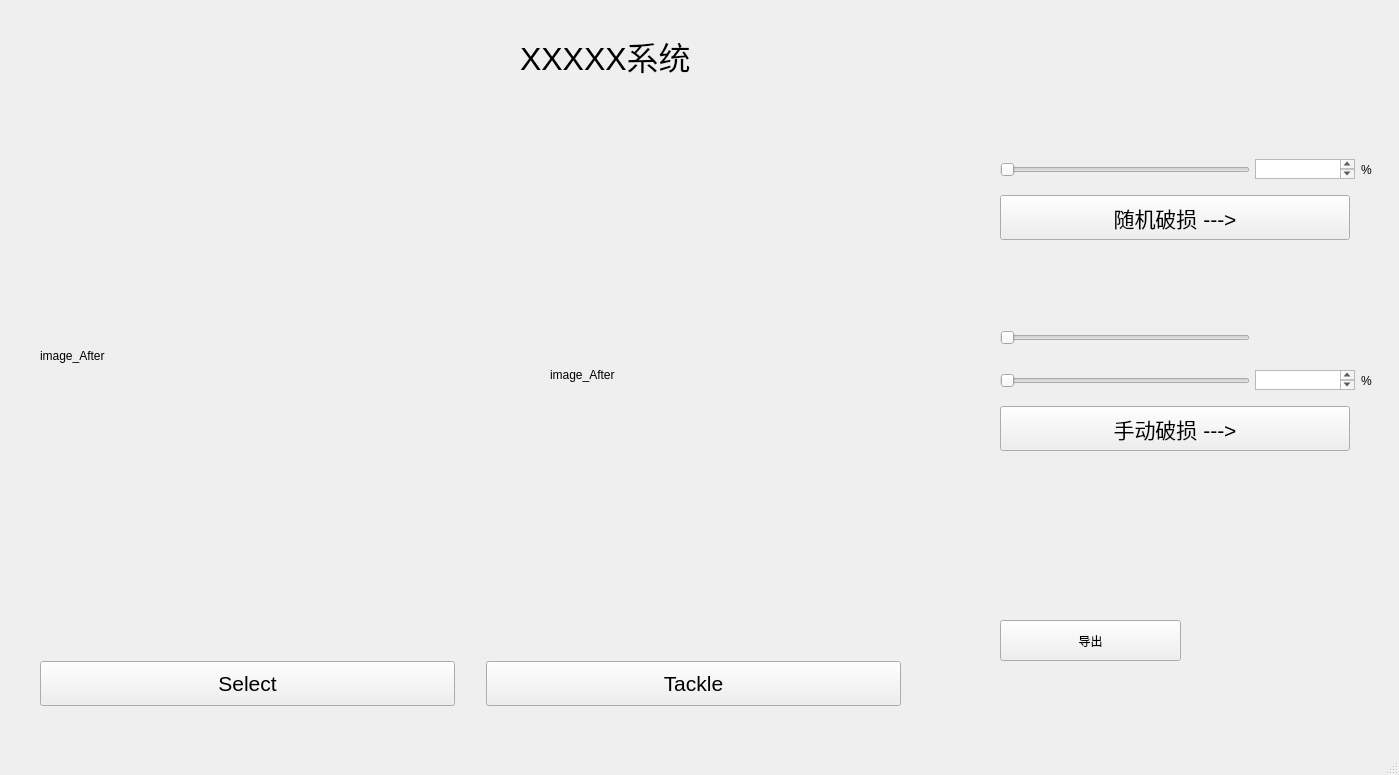
<?xml version="1.0" encoding="UTF-8"?>
<ui version="4.0">
 <class>MainWindow</class>
 <widget class="QMainWindow" name="MainWindow">
  <property name="geometry">
   <rect>
    <x>0</x>
    <y>0</y>
    <width>1399</width>
    <height>775</height>
   </rect>
  </property>
  <property name="minimumSize">
   <size>
    <width>5</width>
    <height>10</height>
   </size>
  </property>
  <property name="windowTitle">
   <string>MainWindow</string>
  </property>
  <widget class="QWidget" name="centralwidget">
   <widget class="QWidget" name="layoutWidget">
    <property name="geometry">
     <rect>
      <x>40</x>
      <y>660</y>
      <width>861</width>
      <height>47</height>
     </rect>
    </property>
    <layout class="QHBoxLayout" name="horizontalLayout_5">
     <item>
      <widget class="QPushButton" name="SelectPicture">
       <property name="minimumSize">
        <size>
         <width>0</width>
         <height>45</height>
        </size>
       </property>
       <property name="font">
        <font>
         <family>Arial</family>
         <pointsize>16</pointsize>
        </font>
       </property>
       <property name="text">
        <string>Select</string>
       </property>
      </widget>
     </item>
     <item>
      <spacer name="horizontalSpacer_3">
       <property name="orientation">
        <enum>Qt::Horizontal</enum>
       </property>
       <property name="sizeType">
        <enum>QSizePolicy::Fixed</enum>
       </property>
       <property name="sizeHint" stdset="0">
        <size>
         <width>25</width>
         <height>20</height>
        </size>
       </property>
      </spacer>
     </item>
     <item>
      <widget class="QPushButton" name="DoOperate">
       <property name="minimumSize">
        <size>
         <width>0</width>
         <height>45</height>
        </size>
       </property>
       <property name="font">
        <font>
         <family>Arial</family>
         <pointsize>16</pointsize>
        </font>
       </property>
       <property name="text">
        <string>Tackle</string>
       </property>
      </widget>
     </item>
    </layout>
   </widget>
   <widget class="QLabel" name="SystemName">
    <property name="geometry">
     <rect>
      <x>520</x>
      <y>30</y>
      <width>221</width>
      <height>51</height>
     </rect>
    </property>
    <property name="font">
     <font>
      <family>Arial</family>
      <pointsize>24</pointsize>
     </font>
    </property>
    <property name="text">
     <string>XXXXX系统</string>
    </property>
    <property name="textFormat">
     <enum>Qt::PlainText</enum>
    </property>
   </widget>
   <widget class="QLabel" name="label">
    <property name="geometry">
     <rect>
      <x>40</x>
      <y>100</y>
      <width>512</width>
      <height>512</height>
     </rect>
    </property>
    <property name="sizePolicy">
     <sizepolicy hsizetype="Expanding" vsizetype="Expanding">
      <horstretch>0</horstretch>
      <verstretch>0</verstretch>
     </sizepolicy>
    </property>
    <property name="minimumSize">
     <size>
      <width>512</width>
      <height>512</height>
     </size>
    </property>
    <property name="maximumSize">
     <size>
      <width>400</width>
      <height>350</height>
     </size>
    </property>
    <property name="text">
     <string>image_After</string>
    </property>
   </widget>
   <widget class="QLabel" name="picture_after">
    <property name="geometry">
     <rect>
      <x>550</x>
      <y>100</y>
      <width>512</width>
      <height>550</height>
     </rect>
    </property>
    <property name="minimumSize">
     <size>
      <width>512</width>
      <height>512</height>
     </size>
    </property>
    <property name="maximumSize">
     <size>
      <width>400</width>
      <height>550</height>
     </size>
    </property>
    <property name="text">
     <string>image_After</string>
    </property>
   </widget>
   <widget class="QWidget" name="layoutWidget">
    <property name="geometry">
     <rect>
      <x>1000</x>
      <y>150</y>
      <width>372</width>
      <height>90</height>
     </rect>
    </property>
    <layout class="QVBoxLayout" name="verticalLayout_3">
     <item>
      <layout class="QHBoxLayout" name="horizontalLayout_6">
       <item>
        <widget class="QSlider" name="horizontalSlider_random">
         <property name="minimumSize">
          <size>
           <width>250</width>
           <height>35</height>
          </size>
         </property>
         <property name="maximumSize">
          <size>
           <width>200</width>
           <height>16777215</height>
          </size>
         </property>
         <property name="orientation">
          <enum>Qt::Horizontal</enum>
         </property>
        </widget>
       </item>
       <item>
        <widget class="QTextEdit" name="random_percent">
         <property name="sizePolicy">
          <sizepolicy hsizetype="Minimum" vsizetype="Minimum">
           <horstretch>0</horstretch>
           <verstretch>0</verstretch>
          </sizepolicy>
         </property>
         <property name="minimumSize">
          <size>
           <width>100</width>
           <height>5</height>
          </size>
         </property>
         <property name="maximumSize">
          <size>
           <width>100</width>
           <height>20</height>
          </size>
         </property>
        </widget>
       </item>
       <item>
        <widget class="QLabel" name="label_11">
         <property name="maximumSize">
          <size>
           <width>15</width>
           <height>16777215</height>
          </size>
         </property>
         <property name="text">
          <string>%</string>
         </property>
        </widget>
       </item>
      </layout>
     </item>
     <item>
      <widget class="QPushButton" name="pushButton_random">
       <property name="minimumSize">
        <size>
         <width>300</width>
         <height>45</height>
        </size>
       </property>
       <property name="maximumSize">
        <size>
         <width>350</width>
         <height>16777215</height>
        </size>
       </property>
       <property name="font">
        <font>
         <family>Arial</family>
         <pointsize>16</pointsize>
        </font>
       </property>
       <property name="text">
        <string>随机破损 ---&gt;</string>
       </property>
      </widget>
     </item>
    </layout>
   </widget>
   <widget class="QWidget" name="layoutWidget">
    <property name="geometry">
     <rect>
      <x>1000</x>
      <y>320</y>
      <width>372</width>
      <height>131</height>
     </rect>
    </property>
    <layout class="QVBoxLayout" name="verticalLayout_2">
     <item>
      <widget class="QSlider" name="horizontalSlider_drawer">
       <property name="minimumSize">
        <size>
         <width>250</width>
         <height>35</height>
        </size>
       </property>
       <property name="maximumSize">
        <size>
         <width>250</width>
         <height>16777215</height>
        </size>
       </property>
       <property name="orientation">
        <enum>Qt::Horizontal</enum>
       </property>
      </widget>
     </item>
     <item>
      <layout class="QHBoxLayout" name="horizontalLayout_4">
       <item>
        <widget class="QSlider" name="horizontalSlider_draw">
         <property name="minimumSize">
          <size>
           <width>250</width>
           <height>35</height>
          </size>
         </property>
         <property name="maximumSize">
          <size>
           <width>250</width>
           <height>16777215</height>
          </size>
         </property>
         <property name="orientation">
          <enum>Qt::Horizontal</enum>
         </property>
        </widget>
       </item>
       <item>
        <widget class="QTextEdit" name="draw_percent">
         <property name="sizePolicy">
          <sizepolicy hsizetype="Minimum" vsizetype="Minimum">
           <horstretch>0</horstretch>
           <verstretch>0</verstretch>
          </sizepolicy>
         </property>
         <property name="minimumSize">
          <size>
           <width>100</width>
           <height>5</height>
          </size>
         </property>
         <property name="maximumSize">
          <size>
           <width>100</width>
           <height>20</height>
          </size>
         </property>
        </widget>
       </item>
       <item>
        <widget class="QLabel" name="label_8">
         <property name="maximumSize">
          <size>
           <width>15</width>
           <height>16777215</height>
          </size>
         </property>
         <property name="text">
          <string>%</string>
         </property>
        </widget>
       </item>
      </layout>
     </item>
     <item>
      <widget class="QPushButton" name="pushButton_draw">
       <property name="minimumSize">
        <size>
         <width>350</width>
         <height>45</height>
        </size>
       </property>
       <property name="maximumSize">
        <size>
         <width>320</width>
         <height>16777215</height>
        </size>
       </property>
       <property name="font">
        <font>
         <family>Arial</family>
         <pointsize>16</pointsize>
        </font>
       </property>
       <property name="text">
        <string>手动破损 ---&gt;</string>
       </property>
      </widget>
     </item>
    </layout>
   </widget>
   <widget class="QPushButton" name="ExportImage">
    <property name="geometry">
     <rect>
      <x>1000</x>
      <y>620</y>
      <width>181</width>
      <height>41</height>
     </rect>
    </property>
    <property name="text">
     <string>导出</string>
    </property>
   </widget>
  </widget>
  <widget class="QMenuBar" name="menubar">
   <property name="geometry">
    <rect>
     <x>0</x>
     <y>0</y>
     <width>1399</width>
     <height>22</height>
    </rect>
   </property>
  </widget>
  <widget class="QStatusBar" name="statusbar"/>
 </widget>
 <resources/>
 <connections/>
</ui>
